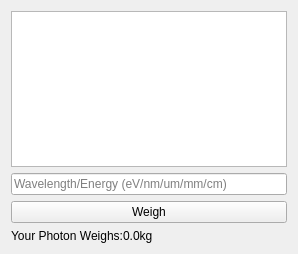
<?xml version="1.0" encoding="UTF-8"?>
<ui version="4.0">
 <class>MainWindow</class>
 <widget class="QMainWindow" name="MainWindow">
  <property name="geometry">
   <rect>
    <x>0</x>
    <y>0</y>
    <width>298</width>
    <height>254</height>
   </rect>
  </property>
  <property name="windowTitle">
   <string>PhotonWeigher</string>
  </property>
  <widget class="QWidget" name="centralWidget">
   <layout class="QGridLayout" name="gridLayout">
    <item row="2" column="0">
     <widget class="QPushButton" name="weigh">
      <property name="text">
       <string>Weigh</string>
      </property>
     </widget>
    </item>
    <item row="1" column="0">
     <widget class="QLineEdit" name="wavelength">
      <property name="placeholderText">
       <string>Wavelength/Energy (eV/nm/um/mm/cm)</string>
      </property>
     </widget>
    </item>
    <item row="3" column="0">
     <widget class="QLabel" name="weight">
      <property name="sizePolicy">
       <sizepolicy hsizetype="Preferred" vsizetype="Fixed">
        <horstretch>0</horstretch>
        <verstretch>0</verstretch>
       </sizepolicy>
      </property>
      <property name="text">
       <string>Your Photon Weighs:0.0kg</string>
      </property>
     </widget>
    </item>
    <item row="0" column="0">
     <widget class="QListWidget" name="photonTypes"/>
    </item>
   </layout>
  </widget>
 </widget>
 <layoutdefault spacing="6" margin="11"/>
 <resources/>
 <connections/>
</ui>
